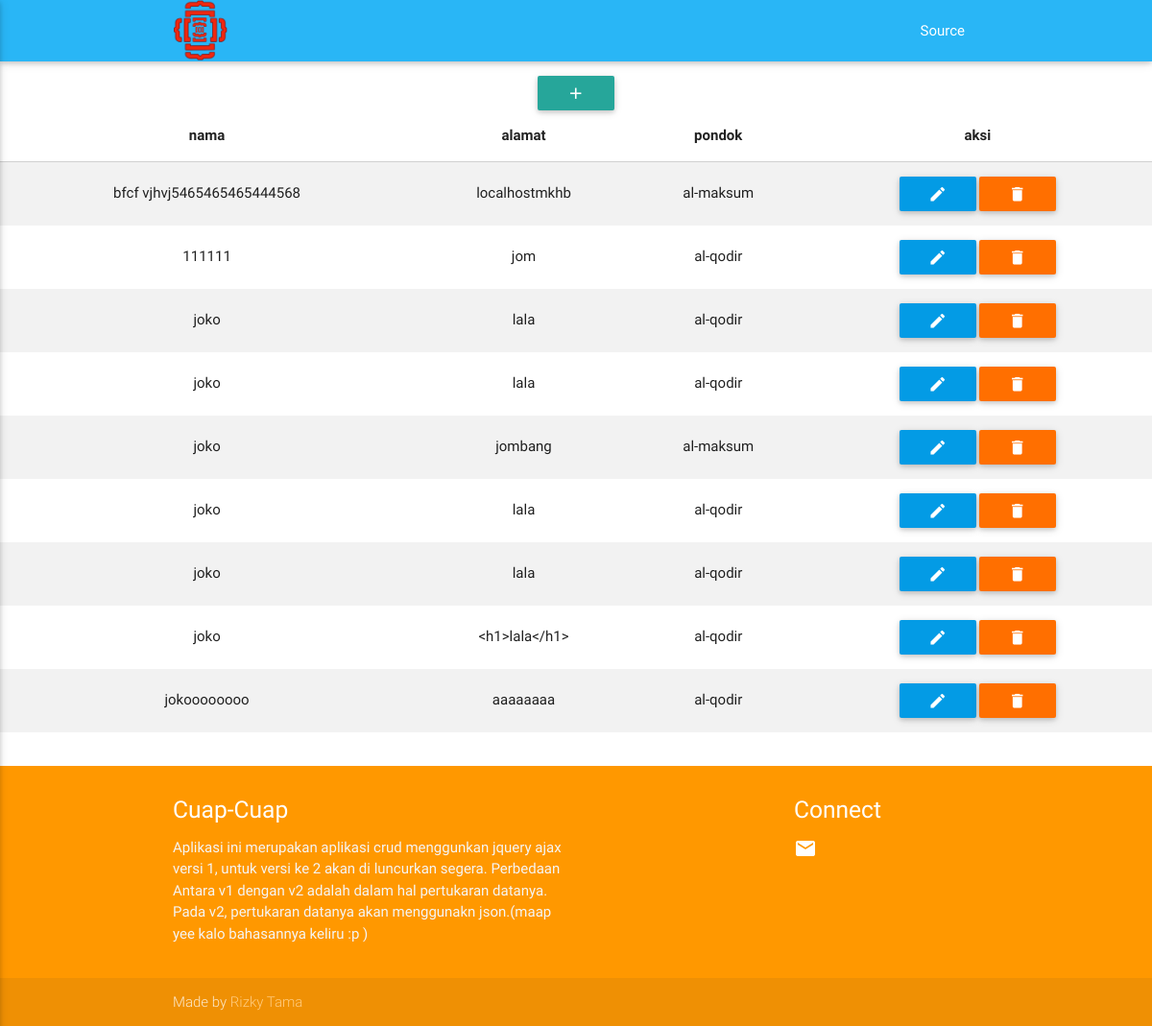
The page / on the database its author committed.
### tables this page shows
CREATE TABLE `santri` (
  `id` int(11) NOT NULL,
  `nama` varchar(100) NOT NULL,
  `alamat` varchar(100) NOT NULL,
  `pondok_idpondok` int(11) NOT NULL
);

CREATE TABLE `pondok` (
  `idpondok` int(11) NOT NULL,
  `nama_pondok` varchar(145) NOT NULL
);

### index.php (the view, shortened to what this page needs)
<?php
include_once('aksi/db.php');
 ?>
<!DOCTYPE html>
<html>
<head>
  <link href="assets/css/materialize.css" type="text/css" rel="stylesheet" media="screen,projection"/>
  <link href="assets/css/style.css" type="text/css" rel="stylesheet" media="screen,projection"/>
<link rel="stylesheet" type="text/css" href="assets/sweetalert-master/dist/sweetalert.css">
</head>
<body>
  <div class="navbar-fixed">
  <nav class="light-blue lighten-1" role="navigation">
    <div class="nav-wrapper container"><a id="logo-container" href="#" class="brand-logo"><img class="responsive-img "  src="assets/img/ttl-clickcoodstudio.png" alt="clickcoodstudio" width="57"></a>
      <ul class="right hide-on-med-and-down">
        <li><a href="https://github.com/rizkytama/ajax_crud">Source</a></li>
      </ul>
    </div>
  </nav>
  </div>
 <div >
    <div class="section">
		<center>
		<a class="modal-trigger waves-effect waves-light btn tooltipped" data-position="bottom" data-delay="50" data-tooltip="Tambah Data" href="#insertmodal"><i class="material-icons">add</i></a>
		</center>
			<table class="striped centered highlight" >
				<thead >
					<tr>
						<th>nama</th>
						<th>alamat</th>
						<th>pondok</th>
						<th>aksi</th>
					</tr>
				</thead>
				<tbody id='isitabel'>
				<?php
				$query=$conn->query("SELECT * FROM santri,pondok where santri.pondok_idpondok=pondok.idpondok order by id desc");
				while($row=$query->fetch(PDO::FETCH_OBJ)) { ?>
						<tr class="trnya" id="tr_<?= $row->id; ?>" >
							<td><?= htmlentities($row->nama); ?></td>
							<td><?= htmlentities($row->alamat); ?></td>
							<td><?= htmlentities($row->nama_pondok); ?></td>
							<td>
							<button class ="btn waves-effect waves-light  light-blue darken-1 tooltipped editnya" data-position="bottom" data-delay="50" data-tooltip="Edit" edit-idnya="<?= $row->id; ?>" ><i class="material-icons">edit</i></button>
							<button class ="btn waves-effect waves-light amber darken-4  tooltipped deletenya" data-position="bottom" data-delay="50" data-tooltip="Hapus" del-idnya="<?= $row->id; ?>"><i class="material-icons">delete</i></button>
							</td>
						</tr>
				<?php } ?>
				</tbody>
			</table>
	</div>
</div>
<footer class="page-footer orange">
    <div class="container">
      <div class="row">
        <div class="col l6 s12">
          <h5 class="white-text">Cuap-Cuap</h5>
          <p class="grey-text text-lighten-4">Aplikasi ini merupakan aplikasi crud menggunkan jquery ajax versi 1, untuk versi ke 2 akan di luncurkan segera. Perbedaan Antara v1 dengan v2 adalah dalam hal pertukaran datanya. Pada v2, pertukaran datanya akan menggunakn json.(maap yee kalo bahasannya keliru :p )</p>
        </div>
        <div class="col l3 s12">
        </div>
        <div class="col l3 s12">
          <h5 class="white-text">Connect</h5>
          <ul>
            <li><a class="white-text" href="https://www.facebook.com/tama.rizky"> <i class="material-icons">mail</i></a></li>
          </ul>
        </div>
      </div>
    </div>
    <div class="footer-copyright">
      <div class="container">
      Made by <a class="orange-text text-lighten-3" href="https://www.facebook.com/tama.rizky">Rizky Tama</a>
      </div>
    </div>
  </footer>
</body>
</html>

### rows shown on the page
santri: nama "bfcf vjhvj5465465465444568", alamat "localhostmkhb", pondok_idpondok.nama_pondok "al-maksum"
santri: nama "111111", alamat "jom", pondok_idpondok.nama_pondok "al-qodir"
santri: nama "joko", alamat "lala", pondok_idpondok.nama_pondok "al-qodir"
santri: nama "joko", alamat "lala", pondok_idpondok.nama_pondok "al-qodir"
santri: nama "joko", alamat "jombang", pondok_idpondok.nama_pondok "al-maksum"
santri: nama "joko", alamat "lala", pondok_idpondok.nama_pondok "al-qodir"
santri: nama "joko", alamat "lala", pondok_idpondok.nama_pondok "al-qodir"
santri: nama "joko", alamat "<h1>lala</h1>", pondok_idpondok.nama_pondok "al-qodir"
santri: nama "jokoooooooo", alamat "aaaaaaaa", pondok_idpondok.nama_pondok "al-qodir"
